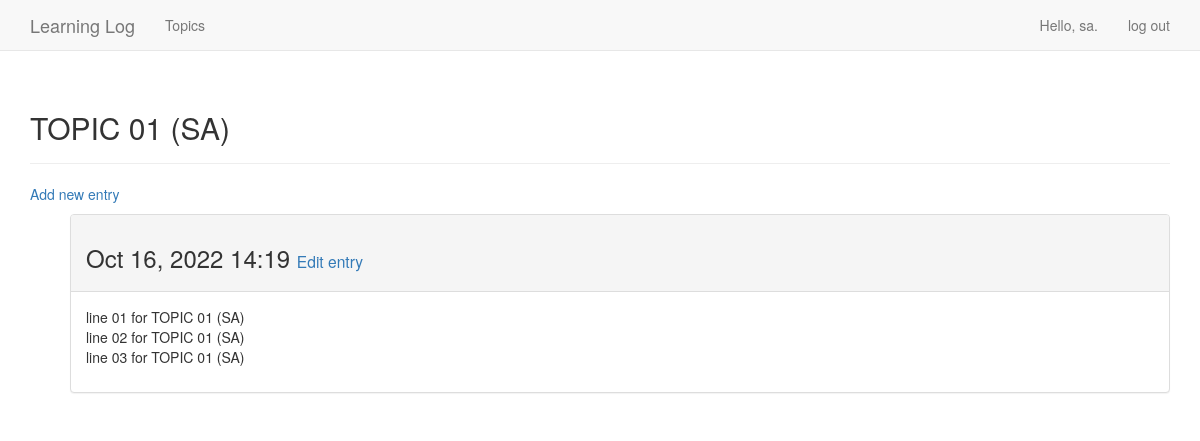
Page /topics/17/ (signed in) on the earlier database version.
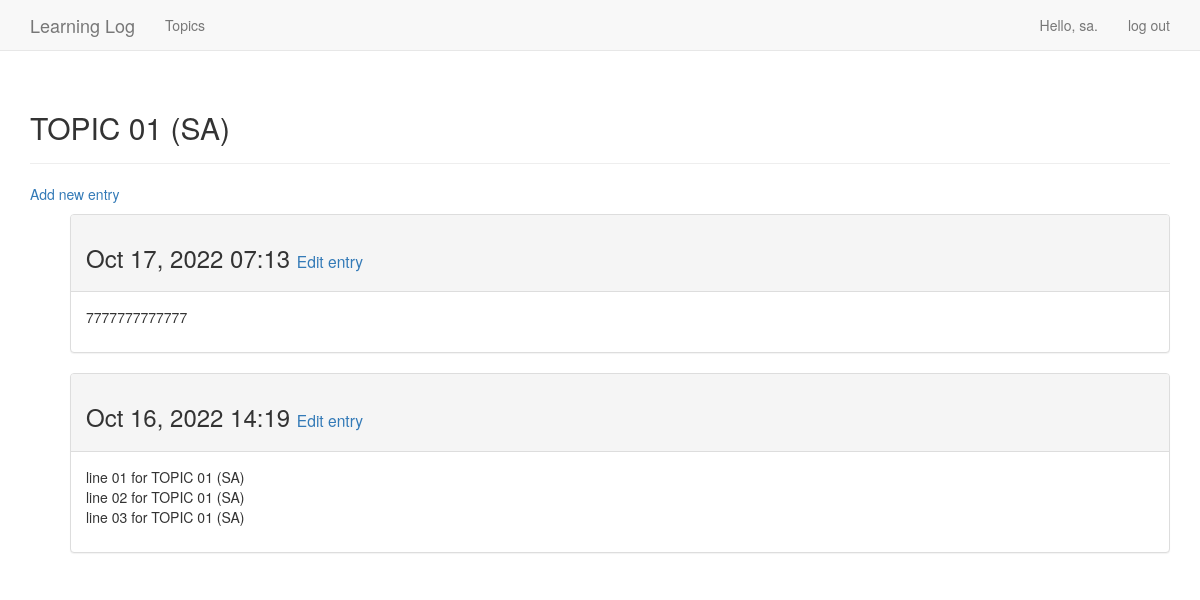
Same page on the later database version.
### learning_logs/models.py (models this page shows, shortened)
class Entry(models.Model):
    text       = models.TextField()
    date_added = models.DateTimeField(auto_now_add=True)
    topic      = models.ForeignKey(Topic, on_delete=models.PROTECT)
    '''
    "ForeignKey" is a database term; it's a reference to another record
    in the database. This is the code that connects each entry to a specific
    topic. Each topic is assigned a key, or ID, when it's created. When Django
    needs to establish a connection between two pieces of data, it uses the
    key associated with each piece of information. We'll use these connections
    shortly to retrieve all the entries associated with a certain topic.
    '''
    class Meta:
        verbose_name_plural = 'entries'

### learning_logs/views.py (the view)
# urls.py: re_path(r'^topics/(?P<topic_id>\d+)/$', views.topic, name='topic'),
@login_required
def topic(request, topic_id):
    topic = Topic.objects.get(id=topic_id)
    if topic.owner != request.user:
       raise Http404
    entries = topic.entry_set.order_by('-date_added')
    context = {'topic': topic, 'entries': entries}
    return render(request, 'learning_logs/topic.html', context)

### learning_logs/models.py (called while the page is built)
    def __str__(self):
        return self.text

### learning_logs/templates/learning_logs/topic.html
{% extends 'learning_logs/base.html' %}
{% block header %}
  <h2>{{ topic }}</h2>
{% endblock header %}
{% block content %}
  <p>
    <a href="{% url 'learning_logs:new_entry' topic.id %}">Add new entry</a>
  </p>
  <ul>
  {% for entry in entries %}
    <div class="panel panel-default">
      <div class="panel-heading">
        <h3>
          {{ entry.date_added|date:'M d, Y H:i' }}
          <small>
            <a href="{% url 'learning_logs:edit_entry' entry.id %}">Edit entry</a>
          </small>
        </h3>
      </div>
      <div class="panel-body"> {{ entry.text|linebreaks }}</div>
    </div>
    {% empty %}
      There are no entries for this topic yet.
  {% endfor %}
{% endblock content %}

Differences in the rows shown:
added Entry: date_added "Oct 17, 2022 07:13", text "7777777777777"
